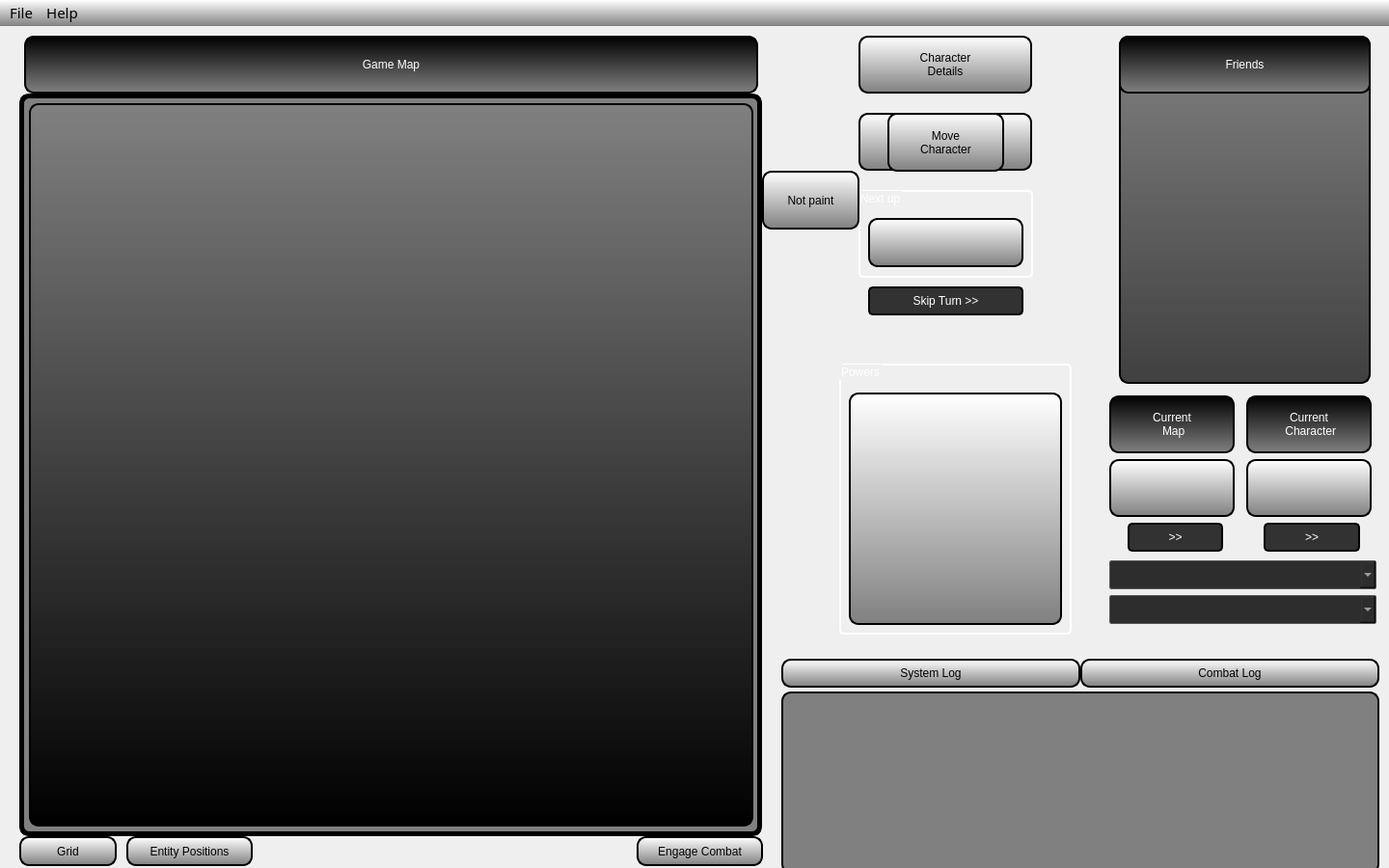
<?xml version="1.0" encoding="UTF-8"?>
<ui version="4.0">
 <class>LobbyWindow</class>
 <widget class="QMainWindow" name="LobbyWindow">
  <property name="geometry">
   <rect>
    <x>0</x>
    <y>0</y>
    <width>1440</width>
    <height>900</height>
   </rect>
  </property>
  <property name="windowTitle">
   <string>Diceobu</string>
  </property>
  <property name="windowIcon">
   <iconset resource="resources.qrc">
    <normaloff>:/img/d20v2.png</normaloff>:/img/d20v2.png</iconset>
  </property>
  <property name="styleSheet">
   <string notr="true"/>
  </property>
  <widget class="QWidget" name="centralwidget">
   <widget class="QTableWidget" name="tableWidget_2">
    <property name="geometry">
     <rect>
      <x>20</x>
      <y>70</y>
      <width>770</width>
      <height>770</height>
     </rect>
    </property>
    <property name="focusPolicy">
     <enum>Qt::NoFocus</enum>
    </property>
    <property name="styleSheet">
     <string notr="true">QTableWidget{
font: 75 30pt &quot;ImperatorSmallCaps&quot;;
background-color: gray;
border-style: solid;
border-color: black;
border-width: 5px;
border-radius: 10px;
color: white;
}</string>
    </property>
   </widget>
   <widget class="QLabel" name="label">
    <property name="geometry">
     <rect>
      <x>25</x>
      <y>10</y>
      <width>761</width>
      <height>60</height>
     </rect>
    </property>
    <property name="focusPolicy">
     <enum>Qt::NoFocus</enum>
    </property>
    <property name="styleSheet">
     <string notr="true">QLabel{
background-color: qlineargradient(x1: 0, y1: 0, x2: 0, y2: 1, stop: 0 black, stop:1 gray);
font: 75 30pt &quot;ImperatorSmallCaps&quot;;
border-style: solid;
border-color: black;
border-width: 2px;
border-radius: 10px;
color: white;
}</string>
    </property>
    <property name="text">
     <string>Game Map</string>
    </property>
    <property name="alignment">
     <set>Qt::AlignCenter</set>
    </property>
   </widget>
   <widget class="QGroupBox" name="groupBox">
    <property name="geometry">
     <rect>
      <x>1160</x>
      <y>10</y>
      <width>261</width>
      <height>361</height>
     </rect>
    </property>
    <property name="focusPolicy">
     <enum>Qt::NoFocus</enum>
    </property>
    <property name="styleSheet">
     <string notr="true">QGroupBox{
background-color: qlineargradient(x1: 0, y1: 0, x2: 0, y2: 1, stop: 0  rgba(128,128, 128), stop:1 rgba(64,64, 64));
font: 75 24pt &quot;ImperatorSmallCaps&quot;;
border-style: solid;
border-color: black;
border-width: 2px;
border-radius: 10px;
color: black;
}</string>
    </property>
    <property name="title">
     <string/>
    </property>
    <widget class="QLabel" name="label_2">
     <property name="geometry">
      <rect>
       <x>0</x>
       <y>0</y>
       <width>261</width>
       <height>60</height>
      </rect>
     </property>
     <property name="focusPolicy">
      <enum>Qt::NoFocus</enum>
     </property>
     <property name="styleSheet">
      <string notr="true">QLabel{
background-color: qlineargradient(x1: 0, y1: 0, x2: 0, y2: 1, stop: 0 black, stop:1 gray);
font: 75 30pt &quot;ImperatorSmallCaps&quot;;
border-style: solid;
border-color: black;
border-width: 2px;
border-radius: 10px;
color: white;
}</string>
     </property>
     <property name="text">
      <string>Friends</string>
     </property>
     <property name="alignment">
      <set>Qt::AlignCenter</set>
     </property>
    </widget>
   </widget>
   <widget class="QPushButton" name="pushButton_Move">
    <property name="geometry">
     <rect>
      <x>920</x>
      <y>90</y>
      <width>121</width>
      <height>61</height>
     </rect>
    </property>
    <property name="focusPolicy">
     <enum>Qt::NoFocus</enum>
    </property>
    <property name="styleSheet">
     <string notr="true">QPushButton{
background-color: qlineargradient(x1: 0, y1: 0, x2: 0, y2: 1, stop: 0 white, stop:1 gray);
font: 75 12pt &quot;ImperatorSmallCaps&quot;;
border-style: solid;
border-color: black;
border-width: 2px;
border-radius: 10px;
color: black;
}


QPushButton:pressed{
background-color: qlineargradient(x1: 0, y1: 0, x2: 0, y2: 1, stop: 0 white, stop:1 grey);
border-color: black;
border-width: 1px;
border-radius: 10px;
}
</string>
    </property>
    <property name="text">
     <string>Move
Character</string>
    </property>
   </widget>
   <widget class="MapWidget" name="tableWidget">
    <property name="geometry">
     <rect>
      <x>30</x>
      <y>80</y>
      <width>751</width>
      <height>750</height>
     </rect>
    </property>
    <property name="styleSheet">
     <string notr="true">QTableWidget{
background-color: qlineargradient(x1: 0, y1: 0, x2: 0, y2: 1, stop: 0 gray, stop:1 black);
font: 75 30pt &quot;ImperatorSmallCaps&quot;;
border-style: solid;
border-color: black;
border-width: 2px;
border-radius: 10px;
color: white;
}</string>
    </property>
   </widget>
   <widget class="QPushButton" name="pushButton_Grid">
    <property name="geometry">
     <rect>
      <x>20</x>
      <y>840</y>
      <width>101</width>
      <height>31</height>
     </rect>
    </property>
    <property name="focusPolicy">
     <enum>Qt::NoFocus</enum>
    </property>
    <property name="styleSheet">
     <string notr="true">QPushButton{
background-color: qlineargradient(x1: 0, y1: 0, x2: 0, y2: 1, stop: 0 white, stop:1 gray);
font: 75 10pt &quot;ImperatorSmallCaps&quot;;
border-style: solid;
border-color: black;
border-width: 2px;
border-radius: 10px;
color: black;
}


QPushButton:checked{
background-color: qlineargradient(x1: 0, y1: 0, x2: 0, y2: 1, stop: 0 rgb(170,170,170), stop:1 grey);
font: 75 10pt &quot;ImperatorSmallCaps&quot;;
border-color: black;
border-width: 1px;
border-radius: 10px;
}
</string>
    </property>
    <property name="text">
     <string>Grid</string>
    </property>
    <property name="checkable">
     <bool>true</bool>
    </property>
   </widget>
   <widget class="QPushButton" name="pushButton_Engage_Combat">
    <property name="geometry">
     <rect>
      <x>660</x>
      <y>840</y>
      <width>131</width>
      <height>31</height>
     </rect>
    </property>
    <property name="focusPolicy">
     <enum>Qt::NoFocus</enum>
    </property>
    <property name="styleSheet">
     <string notr="true">QPushButton{
background-color: qlineargradient(x1: 0, y1: 0, x2: 0, y2: 1, stop: 0 white, stop:1 gray);
font: 75 10pt &quot;ImperatorSmallCaps&quot;;
border-style: solid;
border-color: black;
border-width: 2px;
border-radius: 10px;
color: black;
}


QPushButton:checked{
background-color: qlineargradient(x1: 0, y1: 0, x2: 0, y2: 1, stop: 0 rgb(170,170,170), stop:1 grey);
font: 75 10pt &quot;ImperatorSmallCaps&quot;;
border-color: black;
border-width: 1px;
border-radius: 10px;
}
</string>
    </property>
    <property name="text">
     <string>Engage Combat</string>
    </property>
    <property name="checkable">
     <bool>true</bool>
    </property>
   </widget>
   <widget class="QGroupBox" name="groupBox_Powers">
    <property name="geometry">
     <rect>
      <x>870</x>
      <y>350</y>
      <width>241</width>
      <height>281</height>
     </rect>
    </property>
    <property name="focusPolicy">
     <enum>Qt::NoFocus</enum>
    </property>
    <property name="styleSheet">
     <string notr="true"> QGroupBox {
font: 75 12pt &quot;ImperatorSmallCaps&quot;;
 border: 2px solid black;
 margin-top: 2ex;
 border-radius: 5px;
color: white;
border-color: white;
}</string>
    </property>
    <property name="title">
     <string>Powers</string>
    </property>
    <widget class="QListWidget" name="listWidget_Powers_Lobby">
     <property name="geometry">
      <rect>
       <x>10</x>
       <y>30</y>
       <width>221</width>
       <height>241</height>
      </rect>
     </property>
     <property name="focusPolicy">
      <enum>Qt::NoFocus</enum>
     </property>
     <property name="styleSheet">
      <string notr="true">QListWidget{
background-color: qlineargradient(x1: 0, y1: 0, x2: 0, y2: 1, stop: 0 white, stop:1 gray);
font: 75 11pt &quot;ImperatorSmallCaps&quot;;
border-style: solid;
border-color: black;
border-width: 2px;
border-radius: 10px;
color: black;
}
</string>
     </property>
    </widget>
   </widget>
   <widget class="QPushButton" name="pushButton_Combat_Status">
    <property name="geometry">
     <rect>
      <x>890</x>
      <y>90</y>
      <width>180</width>
      <height>60</height>
     </rect>
    </property>
    <property name="sizePolicy">
     <sizepolicy hsizetype="Fixed" vsizetype="Fixed">
      <horstretch>0</horstretch>
      <verstretch>0</verstretch>
     </sizepolicy>
    </property>
    <property name="minimumSize">
     <size>
      <width>180</width>
      <height>60</height>
     </size>
    </property>
    <property name="focusPolicy">
     <enum>Qt::NoFocus</enum>
    </property>
    <property name="styleSheet">
     <string notr="true">QPushButton{
background-color: qlineargradient(x1: 0, y1: 0, x2: 0, y2: 1, stop: 0 white, stop:1 gray);
font: 75 18pt &quot;ImperatorSmallCaps&quot;;
border-style: solid;
border-color: black;
border-width: 2px;
border-radius: 10px;
color: black;
}


QPushButton:pressed{
background-color: qlineargradient(x1: 0, y1: 0, x2: 0, y2: 1, stop: 0 white, stop:1 grey);
font: 75 22pt &quot;ImperatorSmallCaps&quot;;
border-color: black;
border-width: 1px;
border-radius: 10px;
}
</string>
    </property>
    <property name="text">
     <string>Combat
Status</string>
    </property>
   </widget>
   <widget class="QGroupBox" name="groupBox_NextUp">
    <property name="geometry">
     <rect>
      <x>890</x>
      <y>170</y>
      <width>181</width>
      <height>91</height>
     </rect>
    </property>
    <property name="focusPolicy">
     <enum>Qt::NoFocus</enum>
    </property>
    <property name="styleSheet">
     <string notr="true"> QGroupBox {
font: 75 12pt &quot;ImperatorSmallCaps&quot;;
 border: 2px solid black;
 margin-top: 2ex;
 border-radius: 5px;
color: white;
border-color: white;
}</string>
    </property>
    <property name="title">
     <string>Next up</string>
    </property>
    <widget class="QLabel" name="label_Next_Up">
     <property name="geometry">
      <rect>
       <x>10</x>
       <y>29</y>
       <width>161</width>
       <height>51</height>
      </rect>
     </property>
     <property name="minimumSize">
      <size>
       <width>0</width>
       <height>0</height>
      </size>
     </property>
     <property name="maximumSize">
      <size>
       <width>1500</width>
       <height>1500</height>
      </size>
     </property>
     <property name="font">
      <font>
       <family>ImperatorSmallCaps</family>
       <pointsize>12</pointsize>
       <weight>9</weight>
       <italic>false</italic>
       <bold>false</bold>
      </font>
     </property>
     <property name="focusPolicy">
      <enum>Qt::NoFocus</enum>
     </property>
     <property name="styleSheet">
      <string notr="true">QLabel{
background-color: qlineargradient(x1: 0, y1: 0, x2: 0, y2: 1, stop: 0 white, stop:1 gray);
font: 75 12pt &quot;ImperatorSmallCaps&quot;;
border-style: solid;
border-color: black;
border-width: 2px;
border-radius: 10px;
color: black;
}

</string>
     </property>
     <property name="text">
      <string/>
     </property>
     <property name="alignment">
      <set>Qt::AlignCenter</set>
     </property>
     <property name="wordWrap">
      <bool>true</bool>
     </property>
    </widget>
   </widget>
   <widget class="QPushButton" name="pushButton_Character_Details">
    <property name="geometry">
     <rect>
      <x>890</x>
      <y>10</y>
      <width>180</width>
      <height>60</height>
     </rect>
    </property>
    <property name="sizePolicy">
     <sizepolicy hsizetype="Fixed" vsizetype="Fixed">
      <horstretch>0</horstretch>
      <verstretch>0</verstretch>
     </sizepolicy>
    </property>
    <property name="minimumSize">
     <size>
      <width>180</width>
      <height>60</height>
     </size>
    </property>
    <property name="focusPolicy">
     <enum>Qt::NoFocus</enum>
    </property>
    <property name="styleSheet">
     <string notr="true">QPushButton{
background-color: qlineargradient(x1: 0, y1: 0, x2: 0, y2: 1, stop: 0 white, stop:1 gray);
font: 75 18pt &quot;ImperatorSmallCaps&quot;;
border-style: solid;
border-color: black;
border-width: 2px;
border-radius: 10px;
color: black;
}


QPushButton:pressed{
background-color: qlineargradient(x1: 0, y1: 0, x2: 0, y2: 1, stop: 0 white, stop:1 grey);
font: 75 22pt &quot;ImperatorSmallCaps&quot;;
border-color: black;
border-width: 1px;
border-radius: 10px;
}
</string>
    </property>
    <property name="text">
     <string>Character
Details</string>
    </property>
   </widget>
   <widget class="QWidget" name="layoutWidget">
    <property name="geometry">
     <rect>
      <x>1150</x>
      <y>380</y>
      <width>277</width>
      <height>244</height>
     </rect>
    </property>
    <layout class="QVBoxLayout" name="verticalLayout_5">
     <item>
      <layout class="QHBoxLayout" name="horizontalLayout_3">
       <item>
        <layout class="QVBoxLayout" name="verticalLayout">
         <item>
          <widget class="QLabel" name="label_4">
           <property name="minimumSize">
            <size>
             <width>129</width>
             <height>60</height>
            </size>
           </property>
           <property name="maximumSize">
            <size>
             <width>130</width>
             <height>60</height>
            </size>
           </property>
           <property name="focusPolicy">
            <enum>Qt::NoFocus</enum>
           </property>
           <property name="styleSheet">
            <string notr="true">QLabel{
background-color: qlineargradient(x1: 0, y1: 0, x2: 0, y2: 1, stop: 0 black, stop:1 gray);
font: 75 14pt &quot;ImperatorSmallCaps&quot;;
border-style: solid;
border-color: black;
border-width: 2px;
border-radius: 10px;
color: white;
}</string>
           </property>
           <property name="text">
            <string>Current 
 Map</string>
           </property>
           <property name="alignment">
            <set>Qt::AlignCenter</set>
           </property>
          </widget>
         </item>
         <item>
          <widget class="QLabel" name="label_currMap">
           <property name="minimumSize">
            <size>
             <width>129</width>
             <height>60</height>
            </size>
           </property>
           <property name="maximumSize">
            <size>
             <width>130</width>
             <height>60</height>
            </size>
           </property>
           <property name="font">
            <font>
             <family>ImperatorSmallCaps</family>
             <pointsize>12</pointsize>
             <weight>9</weight>
             <italic>false</italic>
             <bold>false</bold>
            </font>
           </property>
           <property name="focusPolicy">
            <enum>Qt::NoFocus</enum>
           </property>
           <property name="styleSheet">
            <string notr="true">QLabel{
background-color: qlineargradient(x1: 0, y1: 0, x2: 0, y2: 1, stop: 0 white, stop:1 gray);
font: 75 12pt &quot;ImperatorSmallCaps&quot;;
border-style: solid;
border-color: black;
border-width: 2px;
border-radius: 10px;
color: black;
}

</string>
           </property>
           <property name="text">
            <string/>
           </property>
           <property name="alignment">
            <set>Qt::AlignCenter</set>
           </property>
           <property name="wordWrap">
            <bool>true</bool>
           </property>
          </widget>
         </item>
         <item>
          <layout class="QHBoxLayout" name="horizontalLayout">
           <property name="spacing">
            <number>0</number>
           </property>
           <item>
            <spacer name="horizontalSpacer_7">
             <property name="focusPolicy">
              <enum>Qt::NoFocus</enum>
             </property>
             <property name="orientation">
              <enum>Qt::Horizontal</enum>
             </property>
             <property name="sizeHint" stdset="0">
              <size>
               <width>15</width>
               <height>20</height>
              </size>
             </property>
            </spacer>
           </item>
           <item>
            <widget class="QPushButton" name="pushButton_nextMap">
             <property name="sizePolicy">
              <sizepolicy hsizetype="Preferred" vsizetype="Fixed">
               <horstretch>0</horstretch>
               <verstretch>0</verstretch>
              </sizepolicy>
             </property>
             <property name="minimumSize">
              <size>
               <width>99</width>
               <height>30</height>
              </size>
             </property>
             <property name="maximumSize">
              <size>
               <width>100</width>
               <height>30</height>
              </size>
             </property>
             <property name="focusPolicy">
              <enum>Qt::NoFocus</enum>
             </property>
             <property name="styleSheet">
              <string notr="true">QPushButton{
background-color: rgb(50,50,50);
font: 75 14pt &quot;ImperatorSmallCaps&quot;;
border-style: solid;
border-color: black;
border-width: 2px;
border-radius:5px;
color: white;
}

QPushButton:pressed{
background-color: rgb(24,24,24);
font: 75 12pt &quot;ImperatorSmallCaps&quot;;
border-style: solid;
border-color: black;
border-width: 1px;
border-radius:5px;
color: white;
}</string>
             </property>
             <property name="text">
              <string>&gt;&gt;</string>
             </property>
            </widget>
           </item>
           <item>
            <spacer name="horizontalSpacer_6">
             <property name="focusPolicy">
              <enum>Qt::NoFocus</enum>
             </property>
             <property name="orientation">
              <enum>Qt::Horizontal</enum>
             </property>
             <property name="sizeHint" stdset="0">
              <size>
               <width>15</width>
               <height>20</height>
              </size>
             </property>
            </spacer>
           </item>
          </layout>
         </item>
        </layout>
       </item>
       <item>
        <layout class="QVBoxLayout" name="verticalLayout_2">
         <item>
          <widget class="QLabel" name="label_5">
           <property name="minimumSize">
            <size>
             <width>130</width>
             <height>60</height>
            </size>
           </property>
           <property name="maximumSize">
            <size>
             <width>130</width>
             <height>60</height>
            </size>
           </property>
           <property name="focusPolicy">
            <enum>Qt::NoFocus</enum>
           </property>
           <property name="styleSheet">
            <string notr="true">QLabel{
background-color: qlineargradient(x1: 0, y1: 0, x2: 0, y2: 1, stop: 0 black, stop:1 gray);
font: 75 12pt &quot;ImperatorSmallCaps&quot;;
border-style: solid;
border-color: black;
border-width: 2px;
border-radius: 10px;
color: white;
}</string>
           </property>
           <property name="text">
            <string>Current 
 Character</string>
           </property>
           <property name="alignment">
            <set>Qt::AlignCenter</set>
           </property>
          </widget>
         </item>
         <item>
          <widget class="QLabel" name="label_currChar">
           <property name="minimumSize">
            <size>
             <width>130</width>
             <height>60</height>
            </size>
           </property>
           <property name="maximumSize">
            <size>
             <width>130</width>
             <height>60</height>
            </size>
           </property>
           <property name="font">
            <font>
             <family>ImperatorSmallCaps</family>
             <pointsize>12</pointsize>
             <weight>9</weight>
             <italic>false</italic>
             <bold>false</bold>
            </font>
           </property>
           <property name="focusPolicy">
            <enum>Qt::NoFocus</enum>
           </property>
           <property name="styleSheet">
            <string notr="true">QLabel{
background-color: qlineargradient(x1: 0, y1: 0, x2: 0, y2: 1, stop: 0 white, stop:1 gray);
font: 75 12pt &quot;ImperatorSmallCaps&quot;;
border-style: solid;
border-color: black;
border-width: 2px;
border-radius: 10px;
color: black;
}

</string>
           </property>
           <property name="text">
            <string/>
           </property>
           <property name="alignment">
            <set>Qt::AlignCenter</set>
           </property>
           <property name="wordWrap">
            <bool>true</bool>
           </property>
          </widget>
         </item>
         <item>
          <layout class="QHBoxLayout" name="horizontalLayout_2">
           <property name="spacing">
            <number>0</number>
           </property>
           <item>
            <spacer name="horizontalSpacer_5">
             <property name="focusPolicy">
              <enum>Qt::NoFocus</enum>
             </property>
             <property name="orientation">
              <enum>Qt::Horizontal</enum>
             </property>
             <property name="sizeHint" stdset="0">
              <size>
               <width>15</width>
               <height>20</height>
              </size>
             </property>
            </spacer>
           </item>
           <item>
            <widget class="QPushButton" name="pushButton_nextCharacter">
             <property name="minimumSize">
              <size>
               <width>100</width>
               <height>20</height>
              </size>
             </property>
             <property name="maximumSize">
              <size>
               <width>100</width>
               <height>30</height>
              </size>
             </property>
             <property name="focusPolicy">
              <enum>Qt::NoFocus</enum>
             </property>
             <property name="styleSheet">
              <string notr="true">QPushButton{
background-color: rgb(50,50,50);
font: 75 14pt &quot;ImperatorSmallCaps&quot;;
border-style: solid;
border-color: black;
border-width: 2px;
border-radius:5px;
color: white;
}

QPushButton:pressed{
background-color: rgb(24,24,24);
font: 75 12pt &quot;ImperatorSmallCaps&quot;;
border-style: solid;
border-color: black;
border-width: 1px;
border-radius:5px;
color: white;
}</string>
             </property>
             <property name="text">
              <string>&gt;&gt;</string>
             </property>
            </widget>
           </item>
           <item>
            <spacer name="horizontalSpacer_4">
             <property name="focusPolicy">
              <enum>Qt::NoFocus</enum>
             </property>
             <property name="orientation">
              <enum>Qt::Horizontal</enum>
             </property>
             <property name="sizeHint" stdset="0">
              <size>
               <width>15</width>
               <height>20</height>
              </size>
             </property>
            </spacer>
           </item>
          </layout>
         </item>
        </layout>
       </item>
      </layout>
     </item>
     <item>
      <layout class="QVBoxLayout" name="verticalLayout_3">
       <item>
        <widget class="QComboBox" name="comboBox_Maps">
         <property name="minimumSize">
          <size>
           <width>271</width>
           <height>30</height>
          </size>
         </property>
         <property name="focusPolicy">
          <enum>Qt::NoFocus</enum>
         </property>
         <property name="styleSheet">
          <string notr="true">QComboBox{
background-color: rgb(45, 45, 45);
font: 75 12pt &quot;ImperatorSmallCaps&quot;;
border-style: solid;
border-color: rgb(88, 88, 88);
border-width: 1px;
border-radius: 2px;
color: rgb(220, 220, 220);

}

</string>
         </property>
        </widget>
       </item>
       <item>
        <widget class="QComboBox" name="comboBox_Characters">
         <property name="minimumSize">
          <size>
           <width>271</width>
           <height>30</height>
          </size>
         </property>
         <property name="focusPolicy">
          <enum>Qt::NoFocus</enum>
         </property>
         <property name="styleSheet">
          <string notr="true">QComboBox{
background-color: rgb(45, 45, 45);
font: 75 12pt &quot;ImperatorSmallCaps&quot;;
border-style: solid;
border-color: rgb(88, 88, 88);
border-width: 1px;
border-radius: 2px;
color: rgb(220, 220, 220);

}

</string>
         </property>
        </widget>
       </item>
      </layout>
     </item>
    </layout>
   </widget>
   <widget class="QPushButton" name="pushButton_Skip_Turn">
    <property name="geometry">
     <rect>
      <x>900</x>
      <y>270</y>
      <width>161</width>
      <height>30</height>
     </rect>
    </property>
    <property name="sizePolicy">
     <sizepolicy hsizetype="Preferred" vsizetype="Fixed">
      <horstretch>0</horstretch>
      <verstretch>0</verstretch>
     </sizepolicy>
    </property>
    <property name="minimumSize">
     <size>
      <width>161</width>
      <height>30</height>
     </size>
    </property>
    <property name="maximumSize">
     <size>
      <width>161</width>
      <height>30</height>
     </size>
    </property>
    <property name="focusPolicy">
     <enum>Qt::NoFocus</enum>
    </property>
    <property name="styleSheet">
     <string notr="true">QPushButton{
background-color: rgb(50,50,50);
font: 75 14pt &quot;ImperatorSmallCaps&quot;;
border-style: solid;
border-color: black;
border-width: 2px;
border-radius:5px;
color: white;
}

QPushButton:pressed{
background-color: rgb(24,24,24);
font: 75 12pt &quot;ImperatorSmallCaps&quot;;
border-style: solid;
border-color: black;
border-width: 1px;
border-radius:5px;
color: white;
}</string>
    </property>
    <property name="text">
     <string>Skip Turn &gt;&gt;</string>
    </property>
   </widget>
   <widget class="QTabWidget" name="tabWidget">
    <property name="geometry">
     <rect>
      <x>810</x>
      <y>664</y>
      <width>620</width>
      <height>210</height>
     </rect>
    </property>
    <property name="styleSheet">
     <string notr="true">QTabWidget::pane{
background-color: qlineargradient(x1: 0, y1: 0, x2: 0, y2: 1, stop: 0 white, stop:1 gray);
font: 75 11pt &quot;ImperatorSmallCaps&quot;;
border-style: solid;
border-color: black;
border-width: 0px;
border-radius: 10px;
color: black;
}

QTabWidget::tab-bar {
height: 0px;
}</string>
    </property>
    <property name="currentIndex">
     <number>1</number>
    </property>
    <widget class="QWidget" name="tab_system_log">
     <attribute name="title">
      <string>Tab 1</string>
     </attribute>
     <widget class="QTextBrowser" name="system_log">
      <property name="geometry">
       <rect>
        <x>0</x>
        <y>0</y>
        <width>620</width>
        <height>189</height>
       </rect>
      </property>
      <property name="focusPolicy">
       <enum>Qt::NoFocus</enum>
      </property>
      <property name="acceptDrops">
       <bool>false</bool>
      </property>
      <property name="styleSheet">
       <string notr="true">QTextBrowser{
background-color: qlineargradient(x1: 0, y1: 0, x2: 0, y2: 1, stop: 0 gray, stop:1 gray);
font: 75 11pt &quot;ImperatorSmallCaps&quot;;
border-style: solid;
border-color: black;
border-width: 2px;
border-radius: 10px;
color: black;
}</string>
      </property>
      <property name="html">
       <string>&lt;!DOCTYPE HTML PUBLIC &quot;-//W3C//DTD HTML 4.0//EN&quot; &quot;http://www.w3.org/TR/REC-html40/strict.dtd&quot;&gt;
&lt;html&gt;&lt;head&gt;&lt;meta name=&quot;qrichtext&quot; content=&quot;1&quot; /&gt;&lt;style type=&quot;text/css&quot;&gt;
p, li { white-space: pre-wrap; }
&lt;/style&gt;&lt;/head&gt;&lt;body style=&quot; font-family:'ImperatorSmallCaps'; font-size:11pt; font-weight:72; font-style:normal;&quot;&gt;
&lt;p style=&quot;-qt-paragraph-type:empty; margin-top:0px; margin-bottom:0px; margin-left:0px; margin-right:0px; -qt-block-indent:0; text-indent:0px;&quot;&gt;&lt;br /&gt;&lt;/p&gt;&lt;/body&gt;&lt;/html&gt;</string>
      </property>
     </widget>
    </widget>
    <widget class="QWidget" name="tab_combat_log">
     <attribute name="title">
      <string>Tab 2</string>
     </attribute>
     <widget class="QTextBrowser" name="combat_log">
      <property name="geometry">
       <rect>
        <x>0</x>
        <y>0</y>
        <width>620</width>
        <height>189</height>
       </rect>
      </property>
      <property name="focusPolicy">
       <enum>Qt::NoFocus</enum>
      </property>
      <property name="acceptDrops">
       <bool>false</bool>
      </property>
      <property name="styleSheet">
       <string notr="true">QTextBrowser{
background-color: qlineargradient(x1: 0, y1: 0, x2: 0, y2: 1, stop: 0 gray, stop:1 gray);
font: 75 11pt &quot;ImperatorSmallCaps&quot;;
border-style: solid;
border-color: black;
border-width: 2px;
border-radius: 10px;
color: black;
}</string>
      </property>
      <property name="html">
       <string>&lt;!DOCTYPE HTML PUBLIC &quot;-//W3C//DTD HTML 4.0//EN&quot; &quot;http://www.w3.org/TR/REC-html40/strict.dtd&quot;&gt;
&lt;html&gt;&lt;head&gt;&lt;meta name=&quot;qrichtext&quot; content=&quot;1&quot; /&gt;&lt;style type=&quot;text/css&quot;&gt;
p, li { white-space: pre-wrap; }
&lt;/style&gt;&lt;/head&gt;&lt;body style=&quot; font-family:'ImperatorSmallCaps'; font-size:11pt; font-weight:72; font-style:normal;&quot;&gt;
&lt;p style=&quot;-qt-paragraph-type:empty; margin-top:0px; margin-bottom:0px; margin-left:0px; margin-right:0px; -qt-block-indent:0; text-indent:0px;&quot;&gt;&lt;br /&gt;&lt;/p&gt;&lt;/body&gt;&lt;/html&gt;</string>
      </property>
     </widget>
    </widget>
   </widget>
   <widget class="QPushButton" name="pushButton_System_Log">
    <property name="geometry">
     <rect>
      <x>810</x>
      <y>656</y>
      <width>310</width>
      <height>30</height>
     </rect>
    </property>
    <property name="sizePolicy">
     <sizepolicy hsizetype="Fixed" vsizetype="Fixed">
      <horstretch>0</horstretch>
      <verstretch>0</verstretch>
     </sizepolicy>
    </property>
    <property name="minimumSize">
     <size>
      <width>310</width>
      <height>30</height>
     </size>
    </property>
    <property name="focusPolicy">
     <enum>Qt::NoFocus</enum>
    </property>
    <property name="styleSheet">
     <string notr="true">QPushButton{
background-color: qlineargradient(x1: 0, y1: 0, x2: 0, y2: 1, stop: 0 white, stop:1 gray);
font: 75 16pt &quot;ImperatorSmallCaps&quot;;
border-style: solid;
border-color: black;
border-width: 2px;
border-radius: 10px;
color: black;
}

QPushButton:checked{
background-color: qlineargradient(x1: 0, y1: 0, x2: 0, y2: 1, stop: 0 rgb(170,170,170), stop:1 grey);
font: 75 16pt &quot;ImperatorSmallCaps&quot;;
border-color: black;
border-width: 1px;
border-radius: 10px;
}
</string>
    </property>
    <property name="text">
     <string>System Log</string>
    </property>
    <property name="checkable">
     <bool>true</bool>
    </property>
   </widget>
   <widget class="QPushButton" name="pushButton_Combat_Log">
    <property name="geometry">
     <rect>
      <x>1120</x>
      <y>656</y>
      <width>310</width>
      <height>30</height>
     </rect>
    </property>
    <property name="sizePolicy">
     <sizepolicy hsizetype="Fixed" vsizetype="Fixed">
      <horstretch>0</horstretch>
      <verstretch>0</verstretch>
     </sizepolicy>
    </property>
    <property name="minimumSize">
     <size>
      <width>310</width>
      <height>30</height>
     </size>
    </property>
    <property name="focusPolicy">
     <enum>Qt::NoFocus</enum>
    </property>
    <property name="styleSheet">
     <string notr="true">QPushButton{
background-color: qlineargradient(x1: 0, y1: 0, x2: 0, y2: 1, stop: 0 white, stop:1 gray);
font: 75 16pt &quot;ImperatorSmallCaps&quot;;
border-style: solid;
border-color: black;
border-width: 2px;
border-radius: 10px;
color: black;
}

QPushButton:checked{
background-color: qlineargradient(x1: 0, y1: 0, x2: 0, y2: 1, stop: 0 rgb(170,170,170), stop:1 grey);
font: 75 16pt &quot;ImperatorSmallCaps&quot;;
border-color: black;
border-width: 1px;
border-radius: 10px;
}
</string>
    </property>
    <property name="text">
     <string>Combat Log</string>
    </property>
    <property name="checkable">
     <bool>true</bool>
    </property>
   </widget>
   <widget class="QPushButton" name="pushButton_5">
    <property name="geometry">
     <rect>
      <x>790</x>
      <y>150</y>
      <width>101</width>
      <height>61</height>
     </rect>
    </property>
    <property name="focusPolicy">
     <enum>Qt::NoFocus</enum>
    </property>
    <property name="styleSheet">
     <string notr="true">QPushButton{
background-color: qlineargradient(x1: 0, y1: 0, x2: 0, y2: 1, stop: 0 white, stop:1 gray);
font: 75 11pt &quot;ImperatorSmallCaps&quot;;
border-style: solid;
border-color: black;
border-width: 2px;
border-radius: 10px;
color: black;
}
</string>
    </property>
    <property name="text">
     <string>Not paint</string>
    </property>
   </widget>
   <widget class="QPushButton" name="pushButton_Entity_Positions">
    <property name="geometry">
     <rect>
      <x>131</x>
      <y>840</y>
      <width>131</width>
      <height>31</height>
     </rect>
    </property>
    <property name="focusPolicy">
     <enum>Qt::NoFocus</enum>
    </property>
    <property name="styleSheet">
     <string notr="true">QPushButton{
background-color: qlineargradient(x1: 0, y1: 0, x2: 0, y2: 1, stop: 0 white, stop:1 gray);
font: 75 10pt &quot;ImperatorSmallCaps&quot;;
border-style: solid;
border-color: black;
border-width: 2px;
border-radius: 10px;
color: black;
}
</string>
    </property>
    <property name="text">
     <string>Entity Positions</string>
    </property>
   </widget>
   <zorder>pushButton_Combat_Status</zorder>
   <zorder>pushButton_Character_Details</zorder>
   <zorder>label</zorder>
   <zorder>groupBox</zorder>
   <zorder>pushButton_Move</zorder>
   <zorder>tableWidget_2</zorder>
   <zorder>tableWidget</zorder>
   <zorder>layoutWidget</zorder>
   <zorder>pushButton_Grid</zorder>
   <zorder>pushButton_Engage_Combat</zorder>
   <zorder>groupBox_Powers</zorder>
   <zorder>groupBox_NextUp</zorder>
   <zorder>pushButton_Skip_Turn</zorder>
   <zorder>tabWidget</zorder>
   <zorder>pushButton_System_Log</zorder>
   <zorder>pushButton_Combat_Log</zorder>
   <zorder>pushButton_5</zorder>
   <zorder>pushButton_Entity_Positions</zorder>
  </widget>
  <widget class="QMenuBar" name="menubar">
   <property name="geometry">
    <rect>
     <x>0</x>
     <y>0</y>
     <width>1440</width>
     <height>22</height>
    </rect>
   </property>
   <property name="font">
    <font>
     <family>ImperatorSmallCaps</family>
     <pointsize>11</pointsize>
     <weight>9</weight>
     <italic>false</italic>
     <bold>false</bold>
    </font>
   </property>
   <property name="autoFillBackground">
    <bool>false</bool>
   </property>
   <property name="styleSheet">
    <string notr="true">QMenuBar{
background-color: qlineargradient(x1: 0, y1: 0, x2: 0, y2: 1, stop: 0 white, stop:1 gray);
font: 75 11pt &quot;ImperatorSmallCaps&quot;;
}</string>
   </property>
   <widget class="QMenu" name="menuFile">
    <property name="font">
     <font>
      <family>ImperatorSmallCaps</family>
      <pointsize>14</pointsize>
      <weight>9</weight>
      <italic>false</italic>
      <bold>false</bold>
     </font>
    </property>
    <property name="styleSheet">
     <string notr="true">QMenu{
font: 75 14pt &quot;ImperatorSmallCaps&quot;;
background-color: qlineargradient(x1: 0, y1: 0, x2: 0, y2: 1, stop: 0 white, stop:1 gray);

}
QAction{
font: 75 14pt &quot;ImperatorSmallCaps&quot;;
background-color: qlineargradient(x1: 0, y1: 0, x2: 0, y2: 1, stop: 0 white, stop:1 gray);

}</string>
    </property>
    <property name="title">
     <string>File</string>
    </property>
    <widget class="QMenu" name="menuOpen">
     <property name="title">
      <string>Open...</string>
     </property>
    </widget>
    <widget class="QMenu" name="menuNew">
     <property name="font">
      <font>
       <family>ImperatorSmallCaps</family>
       <pointsize>11</pointsize>
       <weight>9</weight>
       <italic>false</italic>
       <bold>false</bold>
      </font>
     </property>
     <property name="styleSheet">
      <string notr="true">QMenu{
font: 75 11pt &quot;ImperatorSmallCaps&quot;;
}

QAction{
font: 75 11pt &quot;ImperatorSmallCaps&quot;;
}</string>
     </property>
     <property name="title">
      <string>New...</string>
     </property>
     <addaction name="actionNewMap"/>
     <addaction name="actionNewCharacter"/>
    </widget>
    <widget class="QMenu" name="menuClose">
     <property name="title">
      <string>Close</string>
     </property>
    </widget>
    <widget class="QMenu" name="menuDelete">
     <property name="title">
      <string>Delete...</string>
     </property>
     <addaction name="actionDeleteMap"/>
     <addaction name="actionDeleteCharacter"/>
    </widget>
    <widget class="QMenu" name="menuLoad">
     <property name="title">
      <string>Load</string>
     </property>
     <addaction name="actionLoadCharacter"/>
    </widget>
    <widget class="QMenu" name="menuSave">
     <property name="title">
      <string>Save</string>
     </property>
     <addaction name="actionSaveCharacter"/>
    </widget>
    <addaction name="menuOpen"/>
    <addaction name="menuNew"/>
    <addaction name="menuSave"/>
    <addaction name="menuLoad"/>
    <addaction name="menuDelete"/>
    <addaction name="menuClose"/>
    <addaction name="separator"/>
    <addaction name="actionOptions"/>
   </widget>
   <widget class="QMenu" name="menuHelp">
    <property name="font">
     <font>
      <family>ImperatorSmallCaps</family>
      <pointsize>14</pointsize>
      <weight>75</weight>
      <bold>true</bold>
     </font>
    </property>
    <property name="title">
     <string>Help</string>
    </property>
    <addaction name="actionAbout"/>
   </widget>
   <addaction name="menuFile"/>
   <addaction name="menuHelp"/>
  </widget>
  <action name="actionOptions">
   <property name="icon">
    <iconset resource="resources.qrc">
     <normaloff>:/fonts/img/settings.png</normaloff>:/fonts/img/settings.png</iconset>
   </property>
   <property name="text">
    <string>Options</string>
   </property>
   <property name="font">
    <font>
     <family>ImperatorSmallCaps</family>
     <weight>75</weight>
     <bold>true</bold>
    </font>
   </property>
  </action>
  <action name="actionNewCharacter">
   <property name="text">
    <string>Character</string>
   </property>
   <property name="toolTip">
    <string>newCharacter</string>
   </property>
   <property name="font">
    <font>
     <family>ImperatorSmallCaps</family>
     <pointsize>11</pointsize>
     <weight>75</weight>
     <bold>true</bold>
    </font>
   </property>
   <property name="shortcut">
    <string>C</string>
   </property>
  </action>
  <action name="actionDeleteCharacter">
   <property name="text">
    <string>Character</string>
   </property>
   <property name="toolTip">
    <string>deleteCharacter</string>
   </property>
  </action>
  <action name="actionDeleteMap">
   <property name="text">
    <string>Map</string>
   </property>
   <property name="toolTip">
    <string>deleteMap</string>
   </property>
  </action>
  <action name="actionNewMap">
   <property name="text">
    <string>Map</string>
   </property>
   <property name="toolTip">
    <string>newMap</string>
   </property>
   <property name="font">
    <font>
     <family>ImperatorSmallCaps</family>
     <pointsize>11</pointsize>
     <weight>75</weight>
     <bold>true</bold>
    </font>
   </property>
   <property name="shortcut">
    <string>M</string>
   </property>
  </action>
  <action name="actionLoadCharacter">
   <property name="text">
    <string>Character</string>
   </property>
   <property name="toolTip">
    <string>loadCharacter</string>
   </property>
   <property name="shortcut">
    <string>L</string>
   </property>
  </action>
  <action name="actionSaveCharacter">
   <property name="text">
    <string>Character</string>
   </property>
   <property name="toolTip">
    <string>saveCharacter</string>
   </property>
   <property name="shortcut">
    <string>J</string>
   </property>
  </action>
  <action name="actionAbout">
   <property name="text">
    <string>About...</string>
   </property>
   <property name="font">
    <font>
     <family>ImperatorSmallCaps</family>
     <pointsize>12</pointsize>
     <weight>75</weight>
     <bold>true</bold>
    </font>
   </property>
  </action>
  <action name="actionAbout_the_Interface">
   <property name="text">
    <string>About the Interface</string>
   </property>
   <property name="font">
    <font>
     <family>ImperatorSmallCaps</family>
     <pointsize>12</pointsize>
     <weight>75</weight>
     <bold>true</bold>
    </font>
   </property>
  </action>
 </widget>
 <customwidgets>
  <customwidget>
   <class>MapWidget</class>
   <extends>QTableWidget</extends>
   <header>mapwidget.h</header>
  </customwidget>
 </customwidgets>
 <tabstops>
  <tabstop>tableWidget</tabstop>
  <tabstop>pushButton_Move</tabstop>
  <tabstop>pushButton_5</tabstop>
  <tabstop>tableWidget_2</tabstop>
  <tabstop>pushButton_nextMap</tabstop>
  <tabstop>pushButton_nextCharacter</tabstop>
  <tabstop>comboBox_Maps</tabstop>
  <tabstop>comboBox_Characters</tabstop>
  <tabstop>pushButton_Grid</tabstop>
 </tabstops>
 <resources>
  <include location="resources.qrc"/>
 </resources>
 <connections/>
</ui>
